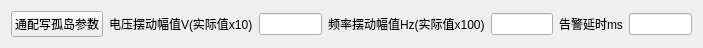
     <widget class="QWidget" name="layoutWidget">
      <property name="geometry">
       <rect>
        <x>1</x>
        <y>400</y>
        <width>703</width>
        <height>24</height>
       </rect>
      </property>
      <layout class="QGridLayout" name="gridLayout_4">
       <item row="0" column="0">
        <widget class="QPushButton" name="pushButton_WriteIsland_Para">
         <property name="font">
          <font>
           <pointsize>9</pointsize>
           <weight>50</weight>
           <bold>false</bold>
          </font>
         </property>
         <property name="text">
          <string>通配写孤岛参数</string>
         </property>
        </widget>
       </item>
       <item row="0" column="1">
        <widget class="QLabel" name="label_41">
         <property name="text">
          <string>电压摆动幅值V(实际值x10)</string>
         </property>
        </widget>
       </item>
       <item row="0" column="2">
        <widget class="QLineEdit" name="lineEdit_IslandVoltSwing_2">
         <property name="maximumSize">
          <size>
           <width>71</width>
           <height>16777215</height>
          </size>
         </property>
        </widget>
       </item>
       <item row="0" column="3">
        <widget class="QLabel" name="label_40">
         <property name="text">
          <string>频率摆动幅值Hz(实际值x100)</string>
         </property>
        </widget>
       </item>
       <item row="0" column="4">
        <widget class="QLineEdit" name="lineEdit_IslandFreqSwing_2">
         <property name="maximumSize">
          <size>
           <width>71</width>
           <height>16777215</height>
          </size>
         </property>
        </widget>
       </item>
       <item row="0" column="5">
        <widget class="QLabel" name="label_42">
         <property name="text">
          <string>告警延时ms</string>
         </property>
        </widget>
       </item>
       <item row="0" column="6">
        <widget class="QLineEdit" name="lineEdit_Island_delay_2">
         <property name="maximumSize">
          <size>
           <width>71</width>
           <height>16777215</height>
          </size>
         </property>
        </widget>
       </item>
      </layout>
     </widget>
